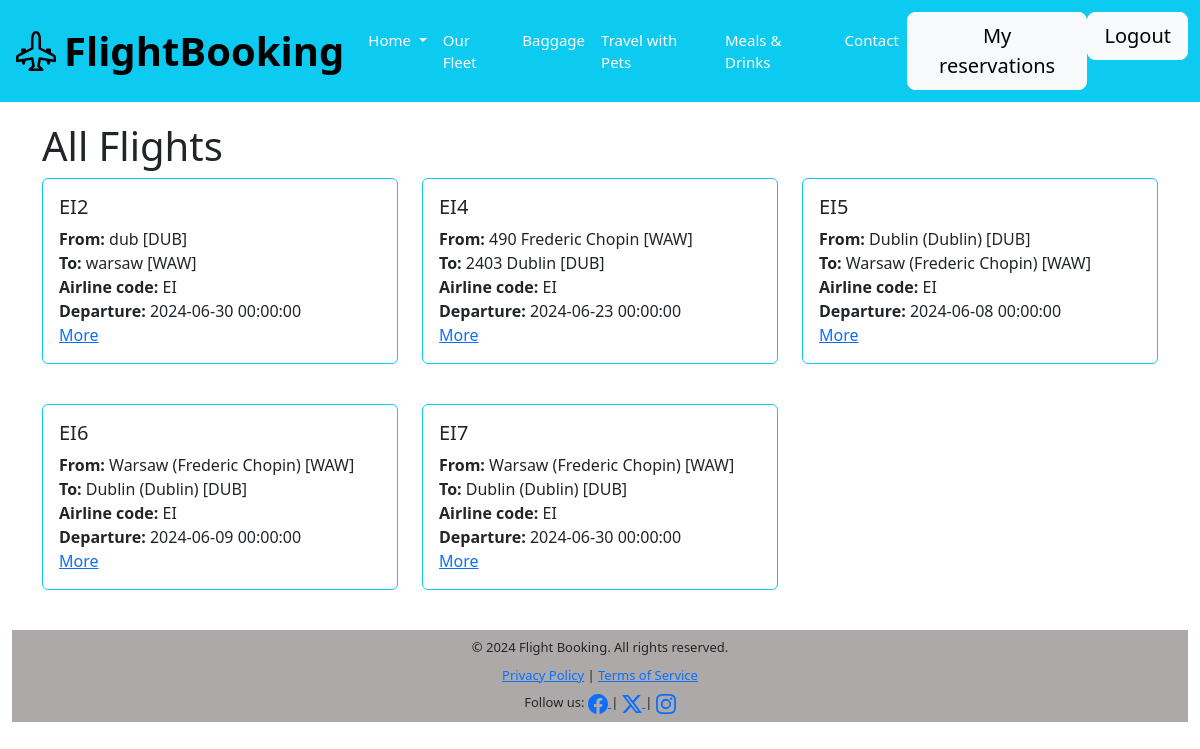
/admin/flights (signed in), run on the app's committed database.
### models.py (models this page shows, shortened)
class Flight(db.Model):
    id = db.Column(db.Integer, primary_key=True)
    fromAirport = db.Column(db.String(50), nullable=False)
    destinationAirport = db.Column(db.String(50), nullable=False)
    fromCode = db.Column(db.String(3), nullable=False)
    destinationCode = db.Column(db.String(3), nullable=False)
    airlineCode = db.Column(db.String(2), nullable=False)
    flightNumber = db.Column(db.String(6), nullable=False, unique = True)
    timeOfDeparture = db.Column(db.DateTime(timezone=True))
    delay = db.Column(db.Boolean, default=False)
    taken_seats = db.Column(db.Text) # Tablica miejsc
    reservations = db.relationship('Reservation', backref='flight', lazy=True)  # relacja do Reservation

### blueprints/admin.py (the view)
@admin.route('/flights')
@role_required('admin')
def flights():
    flights = Flight.query.all()
    return render_template('admin/flights.html', flights=flights)

### app.py (called while the page is built)
@login_manager.user_loader
def load_user(user_id):
    return User.query.get(int(user_id))

### templates/admin/flights.html
{% extends "base.html" %}
{% block main %}
<div class="container">
    <h1>All Flights</h1>
    <div class="row">
        {% for flight in flights %}
        <div class="col-md-4 mb-4">
            <div class="card border-info mb-3">
                <div class="card-body">
                    <h5 class="card-title">{{ flight.flightNumber }}</h5>
                    <p class="card-text">
                        <strong>From:</strong> {{ flight.fromAirport }} [{{ flight.fromCode }}]<br>
                        <strong>To:</strong> {{ flight.destinationAirport }} [{{ flight.destinationCode }}]<br>
                        <strong>Airline code:</strong> {{ flight.airlineCode }}<br>
                        <strong>Departure:</strong> {{ flight.timeOfDeparture }}<br>
                        <a href="{{ url_for('admin.flight', number=flight.flightNumber) }}">More</a>
                    </p>
                </div>
            </div>
        </div>
        {% endfor %}
    </div>
</div>
{% endblock %}

### static/style.css (style rules this page uses)
body { margin: 0; padding: 0; width: 100%; height: 100%; font-family: Arial, sans-serif; }
.mb-4 { margin-bottom: 20px; }

### data on the page
Flight: flightNumber "EI2", fromAirport "dub", fromCode "DUB", destinationAirport "warsaw", destinationCode "WAW", airlineCode "EI", timeOfDeparture "2024-06-30 00:00:00"
Flight: flightNumber "EI4", fromAirport "490 Frederic Chopin", fromCode "WAW", destinationAirport "2403 Dublin", destinationCode "DUB", airlineCode "EI", timeOfDeparture "2024-06-23 00:00:00"
Flight: flightNumber "EI5", fromAirport "Dublin (Dublin)", fromCode "DUB", destinationAirport "Warsaw (Frederic Chopin)", destinationCode "WAW", airlineCode "EI", timeOfDeparture "2024-06-08 00:00:00"
Flight: flightNumber "EI6", fromAirport "Warsaw (Frederic Chopin)", fromCode "WAW", destinationAirport "Dublin (Dublin)", destinationCode "DUB", airlineCode "EI", timeOfDeparture "2024-06-09 00:00:00"
Flight: flightNumber "EI7", fromAirport "Warsaw (Frederic Chopin)", fromCode "WAW", destinationAirport "Dublin (Dublin)", destinationCode "DUB", airlineCode "EI", timeOfDeparture "2024-06-30 00:00:00"
